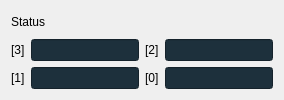
      <widget class="QWidget" name="tabTiny">
       <attribute name="title">
        <string>TinyMT</string>
       </attribute>
       <layout class="QGridLayout" name="gridLayout_3">
        <item row="0" column="0" colspan="2">
         <widget class="QLabel" name="label_21">
          <property name="text">
           <string>Status</string>
          </property>
         </widget>
        </item>
        <item row="1" column="0">
         <widget class="QLabel" name="label_17">
          <property name="text">
           <string notr="true">[3]</string>
          </property>
         </widget>
        </item>
        <item row="1" column="1">
         <widget class="QTextBox" name="textBoxStatus3">
          <property name="sizePolicy">
           <sizepolicy hsizetype="Preferred" vsizetype="Fixed">
            <horstretch>0</horstretch>
            <verstretch>0</verstretch>
           </sizepolicy>
          </property>
          <property name="styleSheet">
           <string notr="true">QLineEdit {
	background-color: #1D303C;
}</string>
          </property>
          <property name="maxLength">
           <number>8</number>
          </property>
         </widget>
        </item>
        <item row="1" column="2">
         <widget class="QLabel" name="label_18">
          <property name="text">
           <string notr="true">[2]</string>
          </property>
         </widget>
        </item>
        <item row="1" column="3">
         <widget class="QTextBox" name="textBoxStatus2">
          <property name="sizePolicy">
           <sizepolicy hsizetype="Preferred" vsizetype="Fixed">
            <horstretch>0</horstretch>
            <verstretch>0</verstretch>
           </sizepolicy>
          </property>
          <property name="styleSheet">
           <string notr="true">QLineEdit {
	background-color: #1D303C;
}</string>
          </property>
          <property name="maxLength">
           <number>8</number>
          </property>
         </widget>
        </item>
        <item row="2" column="0">
         <widget class="QLabel" name="label_19">
          <property name="text">
           <string notr="true">[1]</string>
          </property>
         </widget>
        </item>
        <item row="2" column="1">
         <widget class="QTextBox" name="textBoxStatus1">
          <property name="sizePolicy">
           <sizepolicy hsizetype="Preferred" vsizetype="Fixed">
            <horstretch>0</horstretch>
            <verstretch>0</verstretch>
           </sizepolicy>
          </property>
          <property name="styleSheet">
           <string notr="true">QLineEdit {
	background-color: #1D303C;
}</string>
          </property>
          <property name="maxLength">
           <number>8</number>
          </property>
         </widget>
        </item>
        <item row="2" column="2">
         <widget class="QLabel" name="label_20">
          <property name="text">
           <string notr="true">[0]</string>
          </property>
         </widget>
        </item>
        <item row="2" column="3">
         <widget class="QTextBox" name="textBoxStatus0">
          <property name="sizePolicy">
           <sizepolicy hsizetype="Preferred" vsizetype="Fixed">
            <horstretch>0</horstretch>
            <verstretch>0</verstretch>
           </sizepolicy>
          </property>
          <property name="styleSheet">
           <string notr="true">QLineEdit {
	background-color: #1D303C;
}</string>
          </property>
          <property name="maxLength">
           <number>8</number>
          </property>
         </widget>
        </item>
       </layout>
      </widget>
